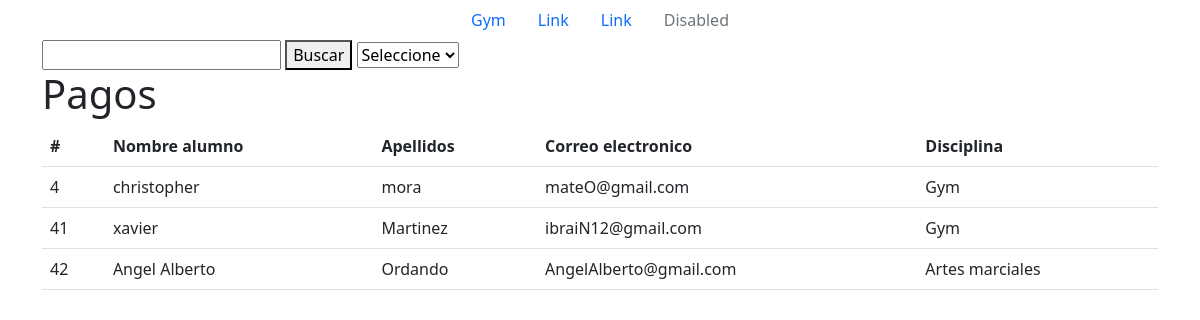
/php/recepcionista/RegistroUsuarios/pagos.php, run on the app's committed database.
### tables this page shows
CREATE TABLE `registrosusuarios` (
  `ID_registro` int(11) NOT NULL,
  `Nombres` text NOT NULL,
  `Apellidos` text NOT NULL,
  `CorreoElectronico` text NOT NULL,
  `NumTel` text NOT NULL,
  `Direccion` text NOT NULL,
  `Disciplina` text NOT NULL,
  `NombreTutor` text NOT NULL,
  `NumTutor` text NOT NULL
);

### php/recepcionista/RegistroUsuarios/pagos.php (the view, shortened to what this page needs)
<!doctype html>
<html lang="en">
  <head>
    <link rel="stylesheet" href="../../css/bootstrap/css/bootstrap.css">
  </head>
  <body>
    <nav>
        <ul class="nav justify-content-center">
            <li class="nav-item">
              <a class="nav-link active" aria-current="page" href="../recepcionista.php">Gym</a>
            </li>
            <li class="nav-item">
              <a class="nav-link" href="#">Link</a>
            </li>
            <li class="nav-item">
              <a class="nav-link" href="#">Link</a>
            </li>
            <li class="nav-item">
              <a class="nav-link disabled">Disabled</a>
            </li>
          </ul>
    </nav>
    <main>
    <div class="container contenedorPrincipal">
            <form action="">
              <input type="text">
              <button>Buscar</button>
              <select name="" id="">
              <option value="" default>Seleccione</option>
              </select>
            </form>
            <table class="table">
              <h1>Pagos</h1>
              <thead>
                <tr>
                  <th scope="col">#</th>
                  <th scope="col">Nombre alumno</th>
                  <th scope="col">Apellidos</th>
                  <th scope="col">Correo electronico</th>
                  <th scope="col">Disciplina</th>
                </tr>
              </thead>
      <?php
      include('../conexion.php');
      $query = mysqli_query($conexion,'SELECT * FROM registrosusuarios');
      while ($valores = mysqli_fetch_array($query)) {
      ?>
              <tbody>
                <tr>
                  <td><?php echo $valores['ID_registro'] ?></td>
                  <td><?php echo $valores['Nombres'] ?></td>
                  <td><?php echo $valores['Apellidos'] ?></td>
                  <td><?php echo $valores['CorreoElectronico'] ?></td>
                  <td><?php echo $valores['Disciplina'] ?></td>
                </tr>
              </tbody>
              <?php
                }
              ?>
            </table>
        </div>
    </main>
  </body>
</html>

### data on the page
registrosusuarios: ID_registro "4", Nombres "christopher", Apellidos "mora", CorreoElectronico "mateO@gmail.com", Disciplina "Gym"
registrosusuarios: ID_registro "41", Nombres "xavier", Apellidos "Martinez", CorreoElectronico "ibraiN12@gmail.com", Disciplina "Gym"
registrosusuarios: ID_registro "42", Nombres "Angel Alberto", Apellidos "Ordando", CorreoElectronico "AngelAlberto@gmail.com", Disciplina "Artes marciales"
